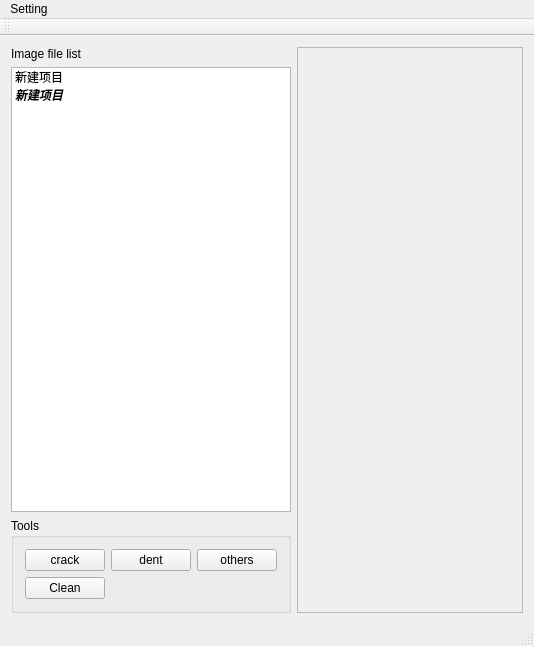
<?xml version="1.0" encoding="UTF-8"?>
<ui version="4.0">
 <class>ImageLabelingClass</class>
 <widget class="QMainWindow" name="ImageLabelingClass">
  <property name="geometry">
   <rect>
    <x>0</x>
    <y>0</y>
    <width>534</width>
    <height>646</height>
   </rect>
  </property>
  <property name="windowTitle">
   <string>ImageLabeling</string>
  </property>
  <widget class="QWidget" name="centralWidget">
   <layout class="QGridLayout" name="gridLayout_2">
    <item row="2" column="1">
     <widget class="QGroupBox" name="groupBox">
      <property name="sizePolicy">
       <sizepolicy hsizetype="Preferred" vsizetype="Preferred">
        <horstretch>0</horstretch>
        <verstretch>0</verstretch>
       </sizepolicy>
      </property>
      <property name="title">
       <string>Tools</string>
      </property>
      <layout class="QGridLayout" name="gridLayout">
       <item row="0" column="2">
        <widget class="QPushButton" name="dentButton">
         <property name="sizePolicy">
          <sizepolicy hsizetype="Maximum" vsizetype="Fixed">
           <horstretch>0</horstretch>
           <verstretch>0</verstretch>
          </sizepolicy>
         </property>
         <property name="text">
          <string>dent</string>
         </property>
        </widget>
       </item>
       <item row="4" column="0">
        <widget class="QPushButton" name="cleanButton">
         <property name="sizePolicy">
          <sizepolicy hsizetype="Maximum" vsizetype="Fixed">
           <horstretch>0</horstretch>
           <verstretch>0</verstretch>
          </sizepolicy>
         </property>
         <property name="text">
          <string>Clean</string>
         </property>
        </widget>
       </item>
       <item row="0" column="3">
        <widget class="QPushButton" name="othersButton">
         <property name="sizePolicy">
          <sizepolicy hsizetype="Maximum" vsizetype="Fixed">
           <horstretch>0</horstretch>
           <verstretch>0</verstretch>
          </sizepolicy>
         </property>
         <property name="text">
          <string>others</string>
         </property>
        </widget>
       </item>
       <item row="0" column="0">
        <widget class="QPushButton" name="crackButton">
         <property name="sizePolicy">
          <sizepolicy hsizetype="Maximum" vsizetype="Fixed">
           <horstretch>0</horstretch>
           <verstretch>0</verstretch>
          </sizepolicy>
         </property>
         <property name="text">
          <string>crack</string>
         </property>
        </widget>
       </item>
      </layout>
     </widget>
    </item>
    <item row="1" column="1">
     <widget class="QListWidget" name="listWidget">
      <property name="sizePolicy">
       <sizepolicy hsizetype="Preferred" vsizetype="Expanding">
        <horstretch>0</horstretch>
        <verstretch>0</verstretch>
       </sizepolicy>
      </property>
      <item>
       <property name="text">
        <string>新建项目</string>
       </property>
      </item>
      <item>
       <property name="text">
        <string>新建项目</string>
       </property>
       <property name="font">
        <font>
         <weight>75</weight>
         <italic>true</italic>
         <bold>true</bold>
        </font>
       </property>
      </item>
     </widget>
    </item>
    <item row="0" column="1">
     <widget class="QLabel" name="label">
      <property name="text">
       <string>Image file list</string>
      </property>
     </widget>
    </item>
    <item row="0" column="2" rowspan="3">
     <widget class="QScrollArea" name="scrollArea">
      <property name="widgetResizable">
       <bool>true</bool>
      </property>
      <widget class="imageDisplay" name="image_frame">
       <property name="geometry">
        <rect>
         <x>0</x>
         <y>0</y>
         <width>251</width>
         <height>569</height>
        </rect>
       </property>
      </widget>
     </widget>
    </item>
   </layout>
  </widget>
  <widget class="QMenuBar" name="menuBar">
   <property name="geometry">
    <rect>
     <x>0</x>
     <y>0</y>
     <width>534</width>
     <height>23</height>
    </rect>
   </property>
   <widget class="QMenu" name="menuSetting">
    <property name="title">
     <string>Setting</string>
    </property>
    <addaction name="actionLoad"/>
    <addaction name="actionSave"/>
   </widget>
   <addaction name="menuSetting"/>
  </widget>
  <widget class="QStatusBar" name="statusBar"/>
  <widget class="QToolBar" name="mainToolBar">
   <attribute name="toolBarArea">
    <enum>TopToolBarArea</enum>
   </attribute>
   <attribute name="toolBarBreak">
    <bool>false</bool>
   </attribute>
  </widget>
  <action name="actionLoad">
   <property name="text">
    <string>Load</string>
   </property>
  </action>
  <action name="actionSave">
   <property name="text">
    <string>Save</string>
   </property>
  </action>
 </widget>
 <layoutdefault spacing="6" margin="11"/>
 <customwidgets>
  <customwidget>
   <class>imageDisplay</class>
   <extends>QWidget</extends>
   <header>imagedisplay.h</header>
   <container>1</container>
  </customwidget>
 </customwidgets>
 <resources>
  <include location="imagelabeling.qrc"/>
 </resources>
 <connections/>
</ui>
